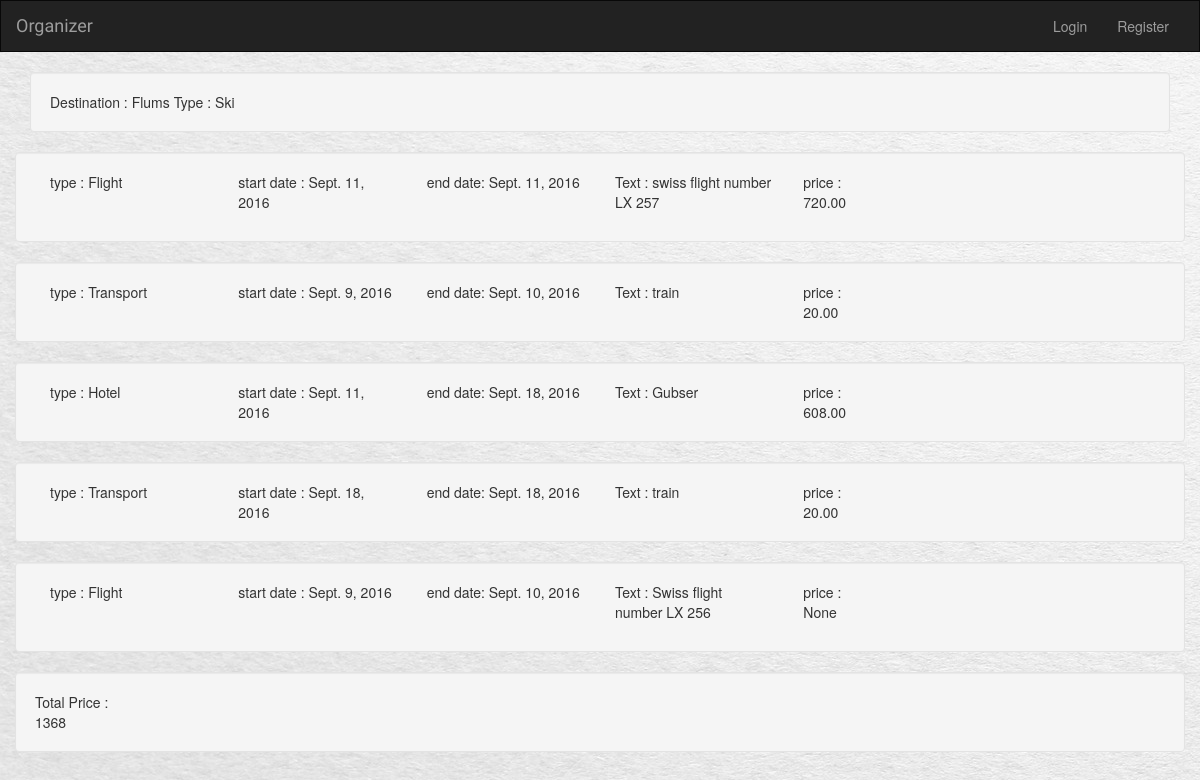
/organizer/trip/2/, run on the app's committed database.
### organizer/models.py (models this page shows, shortened)
class NewTrip(models.Model):
	user = models.ForeignKey(User, default=1)
	shared = models.BooleanField(default=False)
	destination = models.CharField(max_length=200)
	startDate = models.DateField(null=True, blank=True)
	endDate = models.DateField(null=True, blank=True)
	trip_picture = models.ImageField(null=True, blank=True)
	trip_type = models.ForeignKey(TripType, default=DEFAULT_TRIP_TYPE, on_delete=models.SET_DEFAULT, blank=True)

class TripType(models.Model):
	type_name = models.CharField(max_length=20)
	def __str__(self):
		return self.type_name

class Node(models.Model):
	type = models.ForeignKey(NodeType, default=DEFAULT_TRIP_TYPE, on_delete=models.SET_DEFAULT, blank=True)
	startDate = models.DateField(null=True, blank=True)
	endDate = models.DateField(null=True, blank=True)
	price = models.DecimalField(max_digits=10, decimal_places=2, null=True, blank=True)
	trip = models.ForeignKey(NewTrip, default=None, on_delete=models.SET_DEFAULT, blank=True, null=True)
	text = models.CharField(max_length=1000)
	sequance_in_trip = models.IntegerField()

class NodeType(models.Model):
	type_name = models.CharField(max_length=20)
	def __str__(self):
		return self.type_name

### organizer/views.py (the view, shortened to what this page needs)
# urls.py: url(r'^trip/(?P<trip_id>[0-9]+)/$', views.new_detail, name='detail'),
def new_detail(request, trip_id):
	if not request.user.is_authenticated():
		trip = get_object_or_404(NewTrip, pk=trip_id)
		nodes = Node.objects.filter(trip=trip.pk)
		return render(request, 'organizer/new_details.html', {'trip' : trip, 'nodes': nodes})

### organizer/templates/organizer/new_details.html (shortened to what this page needs)
{% extends 'organizer/base.html'%}
{% block body %}
	<div class="container">
		<div class="row">
			<div class="col-sm-12">
				<div class="col-sm-12 well">
					Destination : {{ trip.destination }}
					Type : {{ trip.trip_type }}
				</div>
			</div>
		</div>
		{% for node in nodes %}
		<div class="row">
			<div class="col-sm-12 well">
				<div class="col-sm-12 col-md-2">
					type : {{ node.type }}
				</div>
				<div class="details">
					<div class="col-sm-12 col-md-2">
						start date : {{ node.startDate }}
					</div>
					<div class="col-sm-12 col-md-2">
						end date: {{ node.endDate }}
					</div>
					<div class="col-sm-12 col-md-2">
					<p>
						Text : {{ node.text }}
					</p>
					</div>
					<div class="col-sm-12 col-md-2">
						price : <div class="price">{{ node.price }}</div>
					</div>
				</div>
			</div>
		</div>
		{% endfor %}
	</div>
<div class="col-xs-12">
  <div class="well">
	<div id="total">
		<div id="totalLable">
			Total Price :
		</div>
		<div id="totalSum">
		</div>
	</div>
	</div>
</div>
{% endblock %}

### organizer/static/organizer/style.css (style rules this page uses)
body { background: white url("image/paper_background.jpg"); }

### data on the page
NewTrip: destination "Flums", trip_type "Ski"
Node: type "Flight", startDate "Sept. 11, 2016", endDate "Sept. 11, 2016", text "swiss flight number LX 257", price "720.00"
Node: type "Transport", startDate "Sept. 9, 2016", endDate "Sept. 10, 2016", text "train", price "20.00"
Node: type "Hotel", startDate "Sept. 11, 2016", endDate "Sept. 18, 2016", text "Gubser", price "608.00"
Node: type "Transport", startDate "Sept. 18, 2016", endDate "Sept. 18, 2016", text "train", price "20.00"
Node: type "Flight", startDate "Sept. 9, 2016", endDate "Sept. 10, 2016", text "Swiss flight number LX 256", price "None"
